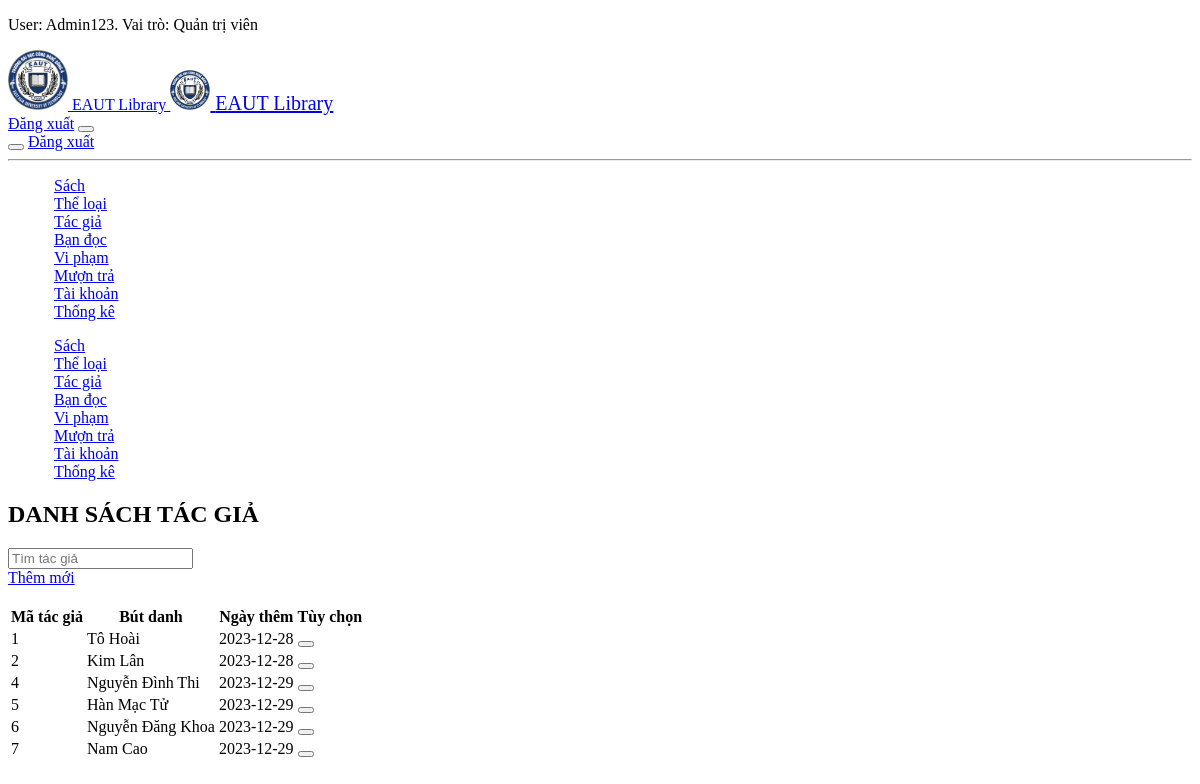
The page /admin/authors/ (signed in) on the database its author committed.
### tables this page shows
CREATE TABLE `tacgia` (
  `MATACGIA` int(11) NOT NULL,
  `BUTDANH` varchar(50) NOT NULL,
  `NGAYTHEM` date NOT NULL DEFAULT current_timestamp()
);

### controllers/TacgiaController.php (called while the page is built, shortened)
<?php
class TacgiaController
{
    public static function index(Router $router)
    {
        $search = $_GET['search'] ?? '';
        $authors = Tacgia::get($search);
        $router->renderAdminPanel('admin/authors/trangchu', [
            'authors' => $authors,
            'search' => $search
        ]);
    }
}

### src/index.php (called while the page is built, shortened)
<?php
$router = new Router();
$apacheUrl = '';
$router->get($apacheUrl . '/', [SachController::class, 'guestView']);
$router->get($apacheUrl . '/books', [SachController::class, 'guestRead']);
$router->get($apacheUrl . '/auth/login', [AuthController::class, 'login']);
$router->post($apacheUrl . '/auth/login', [AuthController::class, 'login']);
$router->get($apacheUrl . '/auth/logout', [AuthController::class, 'logout']);
$router->get($apacheUrl . '/admin/', [SachController::class, 'index']);
$router->get($apacheUrl . '/admin', [SachController::class, 'index']);
$router->get($apacheUrl . '/admin/accounts', [AccountController::class, 'index']);
$router->get($apacheUrl . '/admin/accounts/', [AccountController::class, 'index']);
$router->get($apacheUrl . '/admin/accounts/create', [AccountController::class, 'create']);
$router->post($apacheUrl . '/admin/accounts/create', [AccountController::class, 'create']);
$router->get($apacheUrl . '/admin/accounts/update', [AccountController::class, 'update']);
$router->post($apacheUrl . '/admin/accounts/update', [AccountController::class, 'update']);
$router->get($apacheUrl . '/admin/accounts/delete', [AccountController::class, 'delete']);
$router->get($apacheUrl . '/admin/accounts/changepassword', [AccountController::class, 'changePass']);
$router->post($apacheUrl . '/admin/accounts/changepassword', [AccountController::class, 'changePass']);
$router->get($apacheUrl . '/admin/books', [SachController::class, 'index']);
$router->get($apacheUrl . '/admin/books/', [SachController::class, 'index']);
$router->get($apacheUrl . '/admin/books/create', [SachController::class, 'create']);
$router->post($apacheUrl . '/admin/books/create', [SachController::class, 'create']);
$router->get($apacheUrl . '/admin/books/update', [SachController::class, 'update']);
$router->post($apacheUrl . '/admin/books/update', [SachController::class, 'update']);
$router->post($apacheUrl . '/admin/books/delete', [SachController::class, 'delete']);
$router->get($apacheUrl . '/admin/authors', [TacgiaController::class, 'index']);
$router->get($apacheUrl . '/admin/authors/', [TacgiaController::class, 'index']);
$router->get($apacheUrl . '/admin/authors/create', [TacgiaController::class, 'create']);
$router->post($apacheUrl . '/admin/authors/create', [TacgiaController::class, 'create']);
$router->get($apacheUrl . '/admin/authors/update', [TacgiaController::class, 'update']);
$router->post($apacheUrl . '/admin/authors/update', [TacgiaController::class, 'update']);
$router->post($apacheUrl . '/admin/authors/delete', [TacgiaController::class, 'delete']);
$router->get($apacheUrl . '/admin/violations', [ViphamController::class, 'index']);
$router->get($apacheUrl . '/admin/violations/', [ViphamController::class, 'index']);
$router->get($apacheUrl . '/admin/violations/create', [ViphamController::class, 'create']);
$router->post($apacheUrl . '/admin/violations/create', [ViphamController::class, 'create']);
$router->get($apacheUrl . '/admin/violations/update', [ViphamController::class, 'update']);
$router->post($apacheUrl . '/admin/violations/update', [ViphamController::class, 'update']);
$router->post($apacheUrl . '/admin/violations/delete', [ViphamController::class, 'delete']);
$router->get($apacheUrl . '/admin/readers', [BandocController::class, 'index']);
$router->get($apacheUrl . '/admin/readers/', [BandocController::class, 'index']);
$router->get($apacheUrl . '/admin/readers/create', [BandocController::class, 'create']);
$router->post($apacheUrl . '/admin/readers/create', [BandocController::class, 'create']);
$router->get($apacheUrl . '/admin/readers/update', [BandocController::class, 'update']);
$router->post($apacheUrl . '/admin/readers/update', [BandocController::class, 'update']);
$router->post($apacheUrl . '/admin/readers/delete', [BandocController::class, 'delete']);
$router->get($apacheUrl . '/admin/genres', [TheloaiController::class, 'index']);
$router->get($apacheUrl . '/admin/genres/', [TheloaiController::class, 'index']);
$router->get($apacheUrl . '/admin/genres/create', [TheloaiController::class, 'create']);
$router->post($apacheUrl . '/admin/genres/create', [TheloaiController::class, 'create']);
$router->get($apacheUrl . '/admin/genres/update', [TheloaiController::class, 'update']);
$router->post($apacheUrl . '/admin/genres/update', [TheloaiController::class, 'update']);
$router->post($apacheUrl . '/admin/genres/delete', [TheloaiController::class, 'delete']);
$router->get($apacheUrl . '/admin/borrows', [MuonTraController::class, 'index']);
$router->get($apacheUrl . '/admin/borrows/', [MuonTraController::class, 'index']);
$router->get($apacheUrl . '/admin/borrows/create', [MuonTraController::class, 'create']);
$router->post($apacheUrl . '/admin/borrows/create', [MuonTraController::class, 'create']);
$router->get($apacheUrl . '/admin/borrows/update', [MuonTraController::class, 'update']);
$router->post($apacheUrl . '/admin/borrows/update', [MuonTraController::class, 'update']);
$router->post($apacheUrl . '/admin/borrows/delete', [MuonTraController::class, 'delete']);
$router->post($apacheUrl . '/admin/borrows/return', [MuonTraController::class, 'returnCard']);
$router->post($apacheUrl . '/admin/borrows/removebook', [MuonTraController::class, 'removeBook']);
$router->get($apacheUrl . '/api/book', [SachAPI::class, 'getById']);
$router->post($apacheUrl . '/api/book/borrow', [SachAPI::class, 'addBookToCard']);
$router->post($apacheUrl . '/api/book/return', [SachAPI::class, 'removeBookFromCard']);
$router->get($apacheUrl . '/admin/analytics', [ThongKeController::class, 'index']);
$router->get($apacheUrl . '/admin/analytics/', [ThongKeController::class, 'index']);
$router->get($apacheUrl . '/admin/analytics/download', [ThongKeController::class, 'download']);
$router->resolve();

### models/Tacgia.php (called while the page is built, shortened)
<?php
class Tacgia
{
  public static function get(string $search = '')
  {
    if ($search) {
      $search = "%" . $search . "%";
      $statement = Database::$pdo->prepare("SELECT * FROM tacgia WHERE BUTDANH LIKE ?");
      $statement->bind_param("s", $search);
    } else {
      $statement = Database::$pdo->prepare("SELECT * FROM tacgia");
    }
    $statement->execute();
    return $statement->get_result();
  }
}

### views/admin/authors/trangchu.php (the view, shortened to what this page needs)
<h2>DANH SÁCH TÁC GIẢ</h2>
<div class="uk-flex">
    <form class="uk-search uk-search-default uk-margin-auto-right">
        <input class="uk-search-input" type="search" name="search" placeholder="Tìm tác giả" value="<?php echo $search ?>"
            aria-label="Search">
    </form>
    <a href="/admin/authors/create" class="uk-button uk-button-primary">Thêm mới</a>
</div>
<br>
<div class="uk-overflow-auto">
    <table class="uk-table uk-table-striped">
        <thead>
            <tr>
                <th class="uk-width-small">Mã tác giả</th>
                <th>Bút danh</th>
                <th>Ngày thêm</th>
                <th>Tùy chọn</th>
            </tr>
        </thead>
        <tbody>
            <?php foreach ($authors as $i => $author): ?>
                <tr>
                    <td>
                        <?php echo $author["MATACGIA"] ?>
                    </td>
                    <td>
                        <?php echo $author["BUTDANH"] ?>
                    </td>
                    <td>
                        <?php echo $author["NGAYTHEM"] ?>
                    </td>
                    <td class="uk-flex">
                        <form action="/admin/authors/delete" method="post" onsubmit="return confirm('Bạn có chắc muốn xóa?')">
                            <button id="<?php echo $author["MATACGIA"] . "delete-btn" ?>"
                                    type="submit" class="uk-button uk-button-small uk-button-danger uk-padding-remove"></button>
                        </form>
                    </td>
                </tr>
            <?php endforeach; ?>
        </tbody>
    </table>
</div>

### rows shown on the page
tacgia: MATACGIA "1", BUTDANH "Tô Hoài", NGAYTHEM "2023-12-28"
tacgia: MATACGIA "2", BUTDANH "Kim Lân", NGAYTHEM "2023-12-28"
tacgia: MATACGIA "4", BUTDANH "Nguyễn Đình Thi", NGAYTHEM "2023-12-29"
tacgia: MATACGIA "5", BUTDANH "Hàn Mạc Tử", NGAYTHEM "2023-12-29"
tacgia: MATACGIA "6", BUTDANH "Nguyễn Đăng Khoa", NGAYTHEM "2023-12-29"
tacgia: MATACGIA "7", BUTDANH "Nam Cao", NGAYTHEM "2023-12-29"

### other values the page prints
$_SESSION["username"] "Admin123"
$roles[$_SESSION["role"]] "Quản trị viên"
